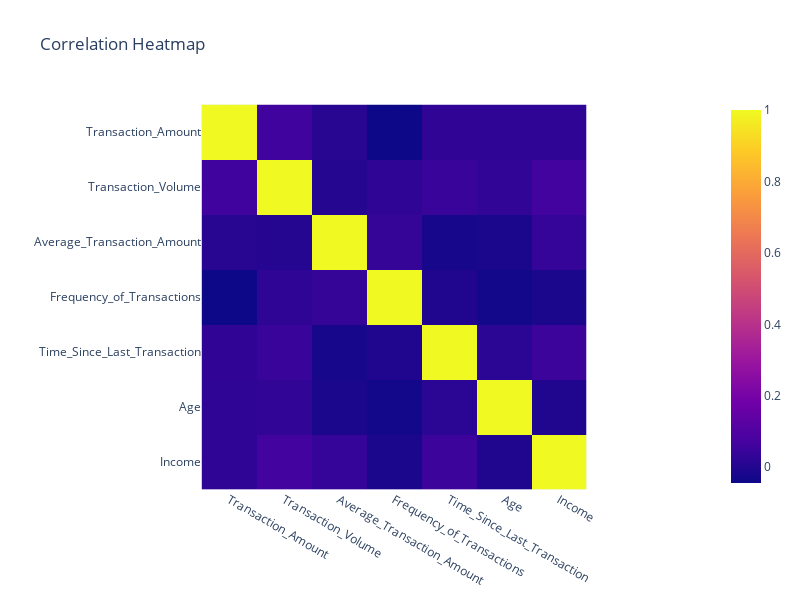

Write notebook code for a chart like this one.
### Code cell
# Correlation Heatmap
correlation_matrix = anomalty.corr()
fig_corr_heatmap = px.imshow(correlation_matrix, title='Correlation Heatmap')
fig_corr_heatmap.update_layout(width=800, height=600)

fig_corr_heatmap.show()

### Figure 1 — Plotly figure (JSON) as saved in the notebook; plotly's stock layout.template omitted (floating-point values rounded to 4 significant figures)
{"data": [{"coloraxis": "coloraxis", "hovertemplate": "x: %{x}<br>y: %{y}<br>color: %{z}<extra></extra>", "name": "0", "type": "heatmap", "x": ["Transaction_Amount", "Transaction_Volume", "Average_Transaction_Amount", "Frequency_of_Transactions", "Time_Since_Last_Transaction", "Age", "Income"], "xaxis": "x", "y": ["Transaction_Amount", "Transaction_Volume", "Average_Transaction_Amount", "Frequency_of_Transactions", "Time_Since_Last_Transaction", "Age", "Income"], "yaxis": "y", "z": [[1, 0.06235, 0.0102, -0.04397, 0.02677, 0.02502, 0.02354], [0.06235, 1, 0.003613, 0.0252, 0.04404, 0.02961, 0.06629], [0.0102, 0.003613, 1, 0.03698, -0.02347, -0.0177, 0.03765], [-0.04397, 0.0252, 0.03698, 1, -0.005798, -0.03382, -0.01821], [0.02677, 0.04404, -0.02347, -0.005798, 1, 0.01697, 0.05427], [0.02502, 0.02961, -0.0177, -0.03382, 0.01697, 1, -0.006031], [0.02354, 0.06629, 0.03765, -0.01821, 0.05427, -0.006031, 1]]}], "layout": {"coloraxis": {"colorscale": [[0, "#0d0887"], [0.1111, "#46039f"], [0.2222, "#7201a8"], [0.3333, "#9c179e"], [0.4444, "#bd3786"], [0.5556, "#d8576b"], [0.6667, "#ed7953"], [0.7778, "#fb9f3a"], [0.8889, "#fdca26"], [1, "#f0f921"]]}, "height": 600, "title": {"text": "Correlation Heatmap"}, "width": 800, "xaxis": {"anchor": "y", "autorange": true, "constrain": "domain", "domain": [0.1936, 0.8064], "range": [-0.5, 6.5], "scaleanchor": "y", "type": "category"}, "yaxis": {"anchor": "x", "autorange": true, "constrain": "domain", "domain": [0, 1], "range": [6.5, -0.5], "type": "category"}}}
